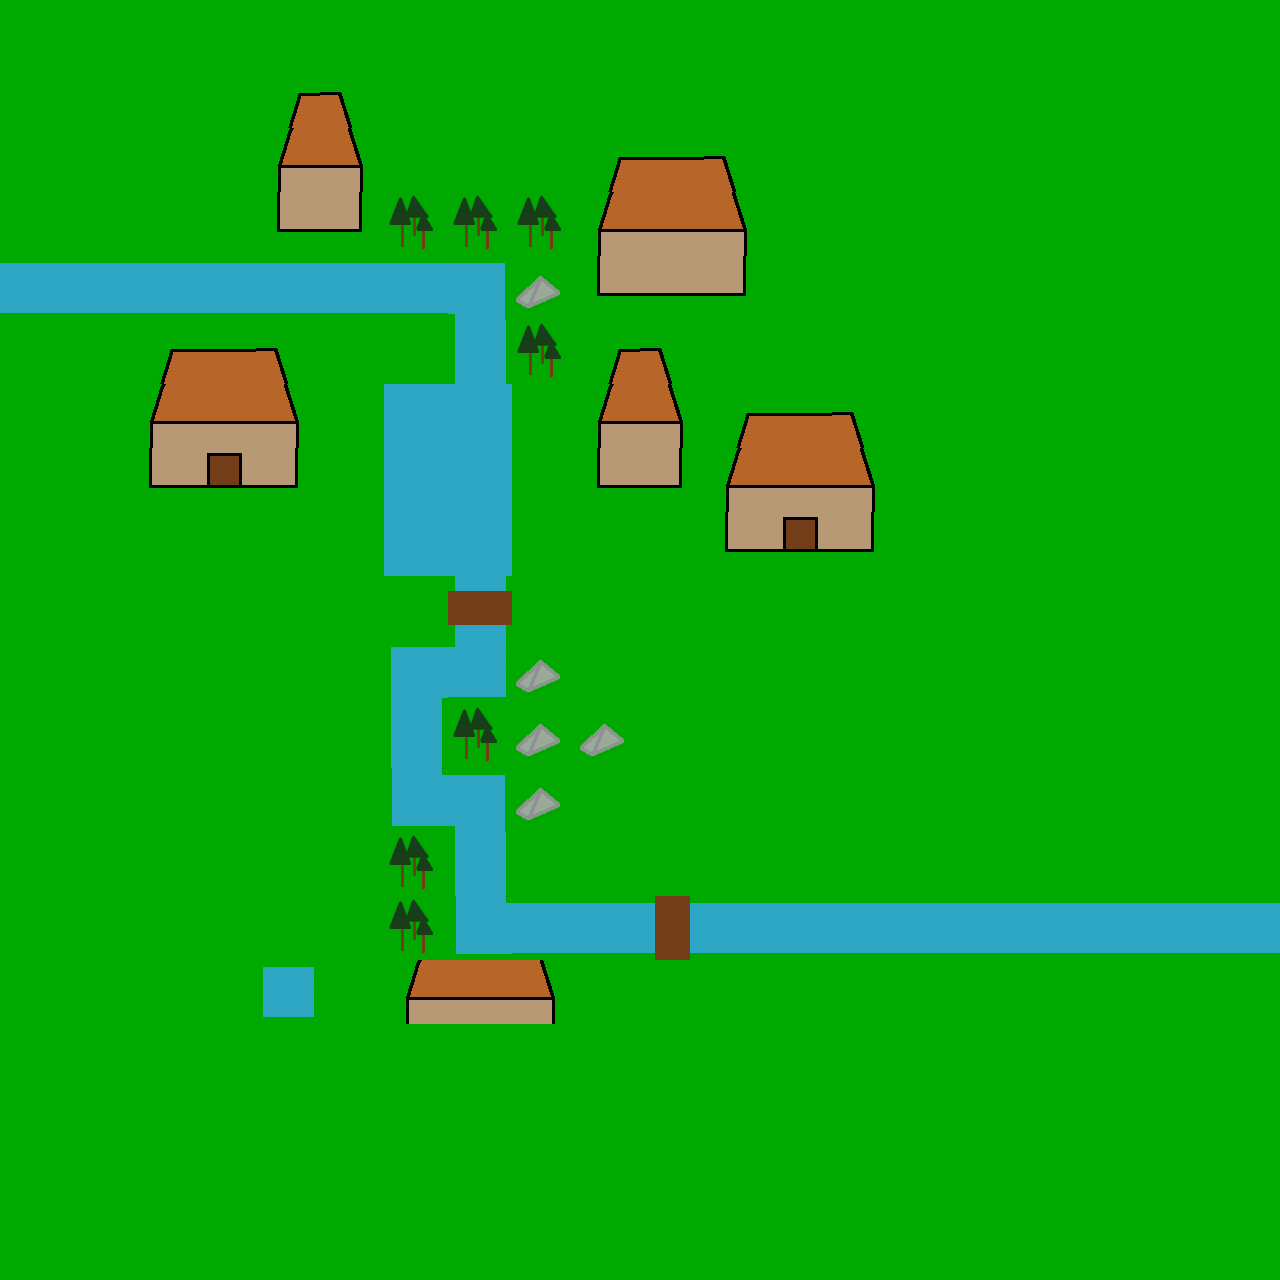

Below is a game level as drawn by its tile map, then a one-line description and the .tmx that defines it (tile-layer data replaced by summaries):
An orthogonal 20x20 tile map with 64x64 px tiles, 1 tile layer (Capa de Patrones 1), 3 tilesets.

<map version="1.0" orientation="orthogonal" width="20" height="20" tilewidth="64" tileheight="64">
 <properties>
  <property name="Author" value="Adrián Arroyo" />
  <property name="License" value="Apache" />
  <property name="MinVersion" value="JUNO" />
  <property name="Name" value="Azpazeta" />
  <property name="Year" value="2013" />
 </properties>
 <tileset firstgid="1" name="BlueAndRed" tilewidth="64" tileheight="64">
  <image source="../../media/dualsprite.png" width="192" height="64" />
 </tileset>
 <tileset firstgid="4" name="HOUSE1" tilewidth="64" tileheight="64">
  <image source="../../media/housemain.png" width="768" height="64" />
 </tileset>
 <tileset firstgid="16" name="water" tilewidth="64" tileheight="64">
  <image source="../../media/water.png" width="768" height="64" />
 </tileset>
 <layer name="Capa de Patrones 1" width="20" height="20">
  <properties>
   <property name="License" value="Creative Commons" />
   <property name="Path" value="/media/dualsprite.png" />
  </properties>
  <data>[400 cells, 400 non-empty, 23 distinct tile ids]</data>
 </layer>
</map>
